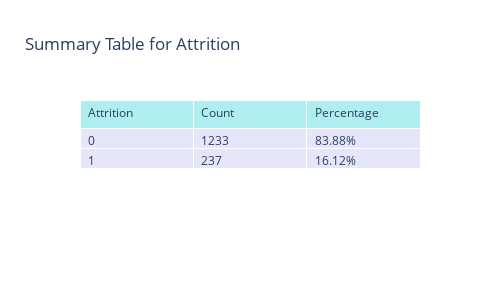

The notebook cell saved with this chart:
### Code cell
attrition_counts = data['Attrition'].value_counts().reset_index()
attrition_counts.columns = ['Attrition', 'Count']

total_count = attrition_counts['Count'].sum()
attrition_counts['Percentage'] = (attrition_counts['Count'] / total_count) * 100

fig_table = go.Figure(data=[go.Table(
    header=dict(values=['Attrition', 'Count', 'Percentage'],
                fill_color='paleturquoise',
                align='left'),
    cells=dict(values=[attrition_counts['Attrition'],
                       attrition_counts['Count'],
                       attrition_counts['Percentage'].round(2).astype(str) + '%'],
               fill_color='lavender',
               align='left'))
])

fig_table.update_layout(
    title='Summary Table for Attrition',
    height=300,
    width=500
)
fig_table.show()

### Figure 1 — Plotly figure (JSON) as saved in the notebook; plotly's stock layout.template omitted (floating-point values rounded to 4 significant figures)
{"data": [{"cells": {"align": "left", "fill": {"color": "lavender"}, "values": [[0, 1], [1233, 237], ["83.88%", "16.12%"]]}, "header": {"align": "left", "fill": {"color": "paleturquoise"}, "values": ["Attrition", "Count", "Percentage"]}, "type": "table"}], "layout": {"height": 300, "title": {"text": "Summary Table for Attrition"}, "width": 500}}
